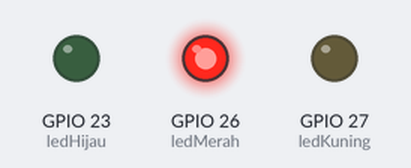
Simulated run of this sketch. Board: ESP32. Parts: output pins drawn as LEDs (lit = HIGH).

Above: at 2.0 s.
At 5.5 s:
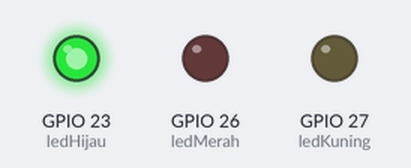
At 8.5 s:
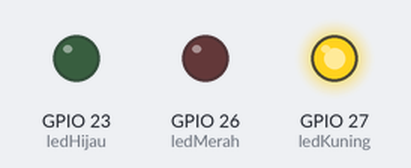
Timing chart, 0 to 13.0 s (numbered marks = the images above):
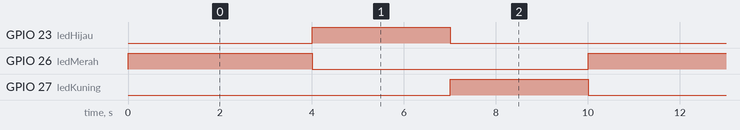

The sketch:

Projek1.ino
```cpp
const int ledHijau = 23;
const int ledMerah = 26;
const int ledKuning = 27;

int ledMerahState = LOW;
int ledKuningState = LOW;
int ledHijauState = LOW;

long StartTime = 0;


long interval = 10000;

void setup() {
    pinMode(ledMerah, OUTPUT);
    pinMode(ledKuning, OUTPUT);
    pinMode(ledHijau, OUTPUT);
}

void loop(){
  unsigned long CheckTime = millis();
  unsigned long elapsedTime = CheckTime - StartTime;

 if(elapsedTime > interval) {
    StartTime = CheckTime;
 }

  if (elapsedTime < 4000){
    ledMerahState = HIGH;
    ledKuningState = LOW;
    ledHijauState = LOW ;
  }

   if (elapsedTime > 4000 && elapsedTime < 7000 ){
    ledMerahState = LOW;
    ledKuningState = LOW;
    ledHijauState = HIGH;
  }

  if (elapsedTime > 7000  ){
    ledMerahState = LOW;
    ledKuningState = HIGH;
    ledHijauState = LOW ;
  }

  digitalWrite(ledMerah,ledMerahState);
  digitalWrite(ledKuning,ledKuningState);
  digitalWrite(ledHijau,ledHijauState);

}
```

Measured:
- by itself, GPIO 23 (ledHijau), GPIO 27 (ledKuning): alternates HIGH for 3.0 s and LOW for 7.0 s
- by itself, GPIO 26 (ledMerah): alternates HIGH for 4.0 s and LOW for 6.0 s
- by itself, everything shown: repeats every 10.0 s, in 3 steps
